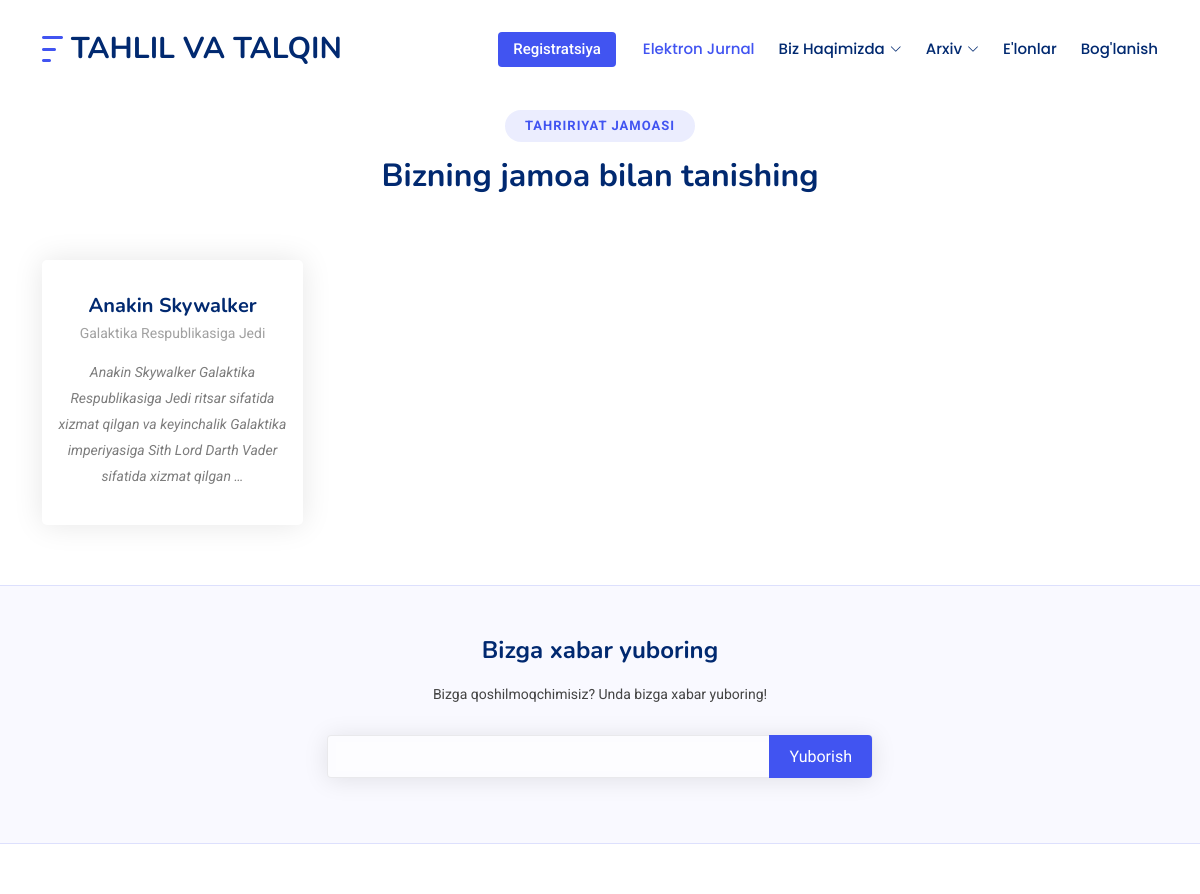
The page /team/ on the database as committed earlier.
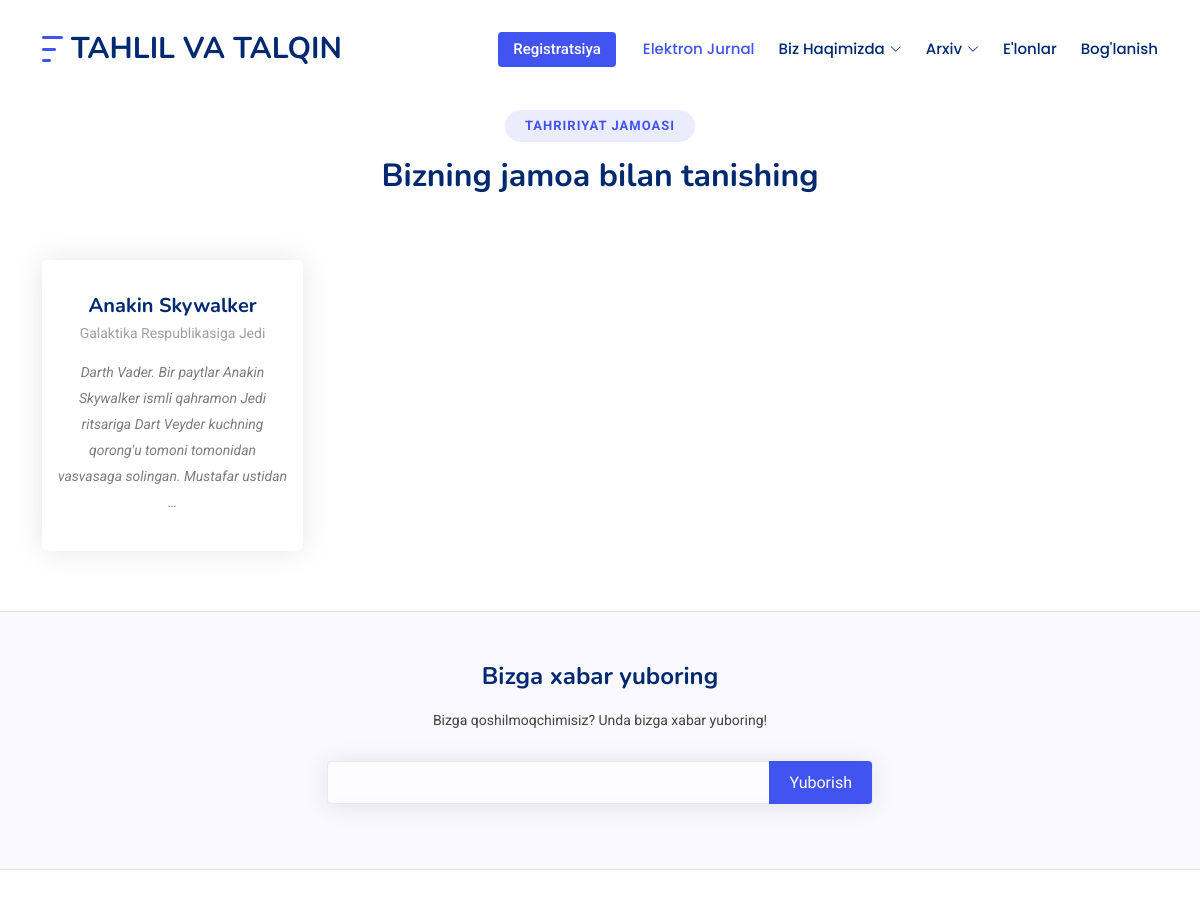
The same page on the database as committed later.
### main/models.py (models this page shows, shortened)
class Team(models.Model):
    full_name = models.CharField(max_length=70)
    birth_date = models.DateField()
    image = models.ImageField(upload_to='teams')
    address = models.CharField(max_length=70)
    position = models.CharField(max_length=30)
    description = models.TextField()
    instagram = models.URLField(null=True, blank=True)
    twitter = models.URLField(null=True, blank=True)
    facebook = models.URLField(null=True, blank=True)
    linkedin = models.URLField(null=True, blank=True)

### main/views.py (the view)
# urls.py: path('team/', views.team_view, name='teams'),
def team_view(request):
    teams = Team.objects.all()
    ctx = {
        "teams": teams
    }
    return render(request, 'main/team.html', ctx)

### templates/main/team.html (shortened to what this page needs)
{% extends 'main/base.html' %}
{% load static %}
{% block content %}
    <section id="team" class="team section" style="margin-top: 50px;">
        <div class="container section-title" data-aos="fade-up">
            <h2>Tahririyat Jamoasi</h2>
            <p>Bizning jamoa bilan tanishing</p>
        </div>
        <div class="container">
            <div class="row gy-4">
                {% for team in teams %}
                <div class="col-lg-3 col-md-6 d-flex align-items-stretch" data-aos="fade-up" data-aos-delay="100">
                    <div class="team-member">
                        <div class="member-img">
                        </div>
                        <div class="member-info">
                            <h4>{{ team.full_name }}</h4>
                            <span>{{ team.position }}</span>
                            <p>{{ team.description | truncatewords:20 }}</p>
                        </div>
                    </div>
                </div>
                {% empty %}
                <h3>No Teams</h3>
                {% endfor %}
            </div>
        </div>
    </section>
{% endblock content %}

### templates/main/base.html (shortened to what this page needs)
<!DOCTYPE html>
{% load static %}
<html lang="en">
<head>
  <link href="{% static 'vendor/bootstrap/css/bootstrap.min.css' %}" rel="stylesheet">
  <link href="{% static 'vendor/bootstrap-icons/bootstrap-icons.css' %}" rel="stylesheet">
  <link href="{% static 'vendor/glightbox/css/glightbox.min.css' %}" rel="stylesheet">
  <link href="{% static 'vendor/swiper/swiper-bundle.min.css' %}" rel="stylesheet">
  <link href="{% static 'css/main.css' %}" rel="stylesheet">
</head>
<body class="index-page">
  <header id="header" class="header d-flex align-items-center fixed-top">
    <div class="container-fluid container-xl position-relative d-flex align-items-center">
      <a href="{% url 'home' %}" class="logo d-flex align-items-center me-auto">
        <img src="{% static 'img/logo.png' %}" alt="">
        <h1 class="sitename">TAHLIL VA TALQIN</h1>
      </a>
      <nav id="navmenu" class="navmenu">
        <ul>
          <li><a href="#hero" class="active">Elektron Jurnal<br></a></li>
          <li class="dropdown"><a href="#"><span>Biz Haqimizda</span> <i
                class="bi bi-chevron-down toggle-dropdown"></i></a>
          </li>
          <li class="dropdown"><a href="#"><span>Arxiv</span> <i
            class="bi bi-chevron-down toggle-dropdown"></i></a>
      </li>
          <li><a href="{% url 'news' %}">E'lonlar</a></li>
          <li><a href="{% url 'contact' %}">Bog'lanish</a></li>
        </ul>
      </nav>
         {% if request.user.is_authenticated %}
         <li><a href="{% url 'logout' %}">Logout</a></li>
        {% else %}
        <a class="btn-getstarted flex-md-shrink-0" href="{% url 'auth_view' %}">Registratsiya</a>
        {% endif %}
    </div>
  </header>
{% block content %}
{% endblock content %}
 <div class="footer">
    <div class="footer-newsletter">
        <div class="container">
            <div class="row justify-content-center text-center">
                <div class="col-lg-6">
                    <h4>Bizga xabar yuboring</h4>
                    <p>Bizga qoshilmoqchimisiz? Unda bizga xabar yuboring!</p>
                    <form action="forms/newsletter.php" method="post" class="php-email-form">
                        <div class="newsletter-form"><input type="email" name="email"><input type="submit"
                                value="Yuborish"></div>
                    </form>
                </div>
            </div>
        </div>
    </div>
</div>
</body>
</html>

Rows that differ between the two databases and show on the page:
changed Team "Anakin Skywalker": description "Anakin Skywalker Galaktika Respublikasiga Jedi ritsar sifatida xizmat qilgan va keyinchalik Galaktika imperiyasiga Sith Lord Darth Vader sifatida xizmat qilgan …" → "Darth Vader. Bir paytlar Anakin Skywalker ismli qahramon Jedi ritsariga Dart Veyder kuchning qorong'u tomoni tomonidan vasvasaga solingan. Mustafar ustidan …"
